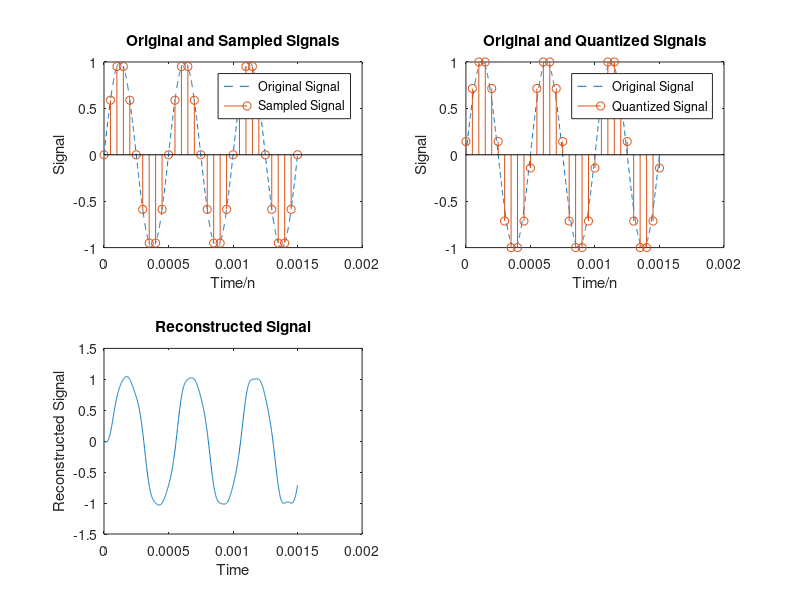

The MATLAB script that drew this image:
clc;
close all;
clear all;
 
cycles=3; %Number of cycles
original_frequency=2000; %Frequency of the signal = 2 kHz
t=[0:1/1000000:cycles/original_frequency]; %Here 1000000 is the 'Matlab' Sampling frequency
original_signal=1*sin(2*pi*original_frequency*t);%Signal pk-pk is 2 units

% Encoding and Sampling
sam_freq=20000; %sampling Frequency = 20 kHz
sam_time=1/sam_freq; %Sampling Time period
n=[0:1/sam_freq:cycles/original_frequency];
num_samples=length(n);
sam_signal=sin(2*pi*original_frequency*n);

%N is num of bits used for quantizing
N=3;
num_levels=2^N; %using N bits we get 2^N levels
width=2/(num_levels-1);
levels=[-1:width:1];
boundaries=[-1+(width/2):width:1-(width/2)];
codes=[0:num_levels-1];
quant=zeros(1,num_samples);
signal_after_coding=zeros(1,num_samples);

% Quantization and coding 
for i=1:num_samples
	index=1;
	if(sam_signal(i)>=boundaries(end))
		signal_after_coding(i)=codes(end);
		quant(i)=levels(end);
	else
		for boundary=boundaries
			if(sam_signal(i)<=boundary)
				signal_after_coding(i)=codes(index);
				quant(i)=levels(index);
				break;
            end
			index=index+1;
        end
    end
end

%Signal after coding
binary_coded_signal=dec2bin(signal_after_coding)


% PCM Decoder

signal_after_coding=bin2dec(binary_coded_signal)
xa=zeros(1,num_samples);
ind=1;
for i = 1:num_samples
    x(i)=levels(signal_after_coding(i)+1);
end
x=x';
t=sam_time*(1:num_samples);
ts = [0:1/1000000:cycles/original_frequency];
[Ts,T] = ndgrid(ts,t);

% Here, Sinc interpolation is used
y = sinc((Ts - T)/sam_time)*x;

%plotting
subplot(2,2,1),
plot(ts,original_signal,'LineStyle','--');  %original Signal
hold on
stem(n,sam_signal);  %Sampled Signal
title('Original and Sampled Signals')
xlabel('Time/n'), ylabel('Signal');
legend('Original Signal','Sampled Signal');

subplot(2,2,2),
plot(ts,original_signal,'LineStyle','--');  %original Signal
hold on
stem(n,quant);  %Quantized signal
title('Original and Quantized Signals')
xlabel('Time/n'), ylabel('Signal');
legend('Original Signal','Quantized Signal');

subplot(2,2,3),
plot(ts, y)
title('Reconstructed Signal')
xlabel('Time'), ylabel('Reconstructed Signal');